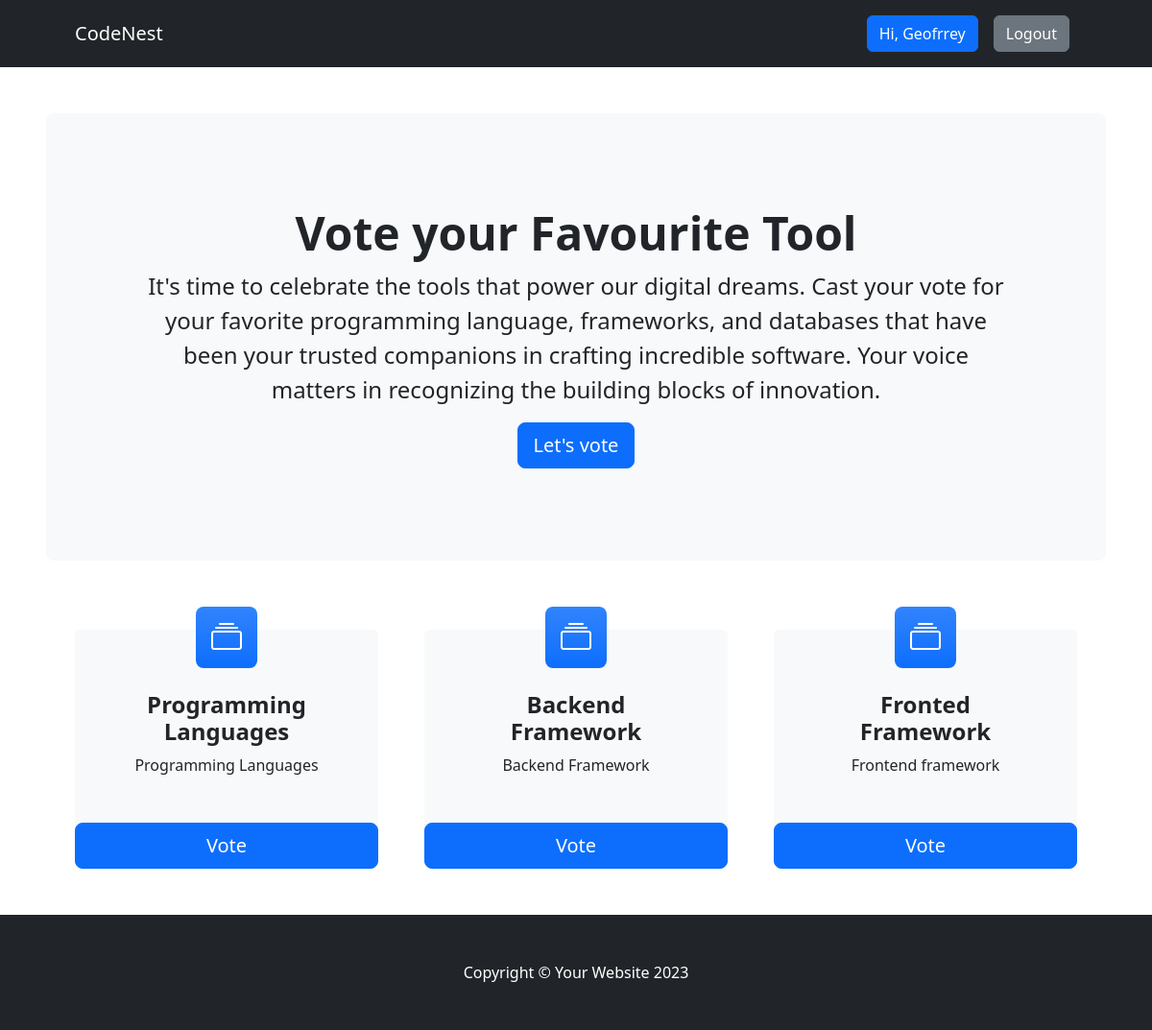
Screenshot of / (signed in) with the database file from the repository.
### voteapp/models.py (models this page shows, shortened)
class Category(models.Model):
    title = models.CharField(max_length=200)
    slug = models.SlugField(blank=True, null=True)
    description = models.TextField(blank=True, null=True)
    total_vote = models.IntegerField(default=0)
    voters = models.ManyToManyField(User, blank=True)

### voteapp/views.py (the view)
# urls.py: path("", views.index, name="index"),
def index(request):
    categories = Category.objects.all()
    context = {"categories":categories}
    return render(request, "index.html", context)

### voteapp/templates/index.html
{% extends 'base.html' %}
{% block content %}
<header class="py-5">
    <div class="container-fluid px-lg-5">
        <div class="p-4 p-lg-5 bg-light rounded-3 text-center">
            <div class="m-4 m-lg-5">
                <h1 class="display-5 fw-bold">Vote your Favourite Tool</h1>
                <p class="fs-4">It's time to celebrate the tools that power our digital dreams. Cast your vote for your favorite programming language, frameworks, and databases
                    that have been your trusted companions in crafting incredible software.
                     Your voice matters in recognizing the building blocks of innovation.</p>
                <a class="btn btn-primary btn-lg" href="#votingSection">Let's vote</a>
            </div>
        </div>
    </div>
</header>
<section class="pt-4" id="votingSection">
    <div class="container px-lg-5">
        <div class="row gx-lg-5">
            {% for category in categories  %}
            <div class="col-lg-4 col-xxl-3 mb-5">
                <div class="card bg-light border-0 h-100">
                    <div class="card-body text-center p-4 p-lg-5 pt-0 pt-lg-0">
                        <div class="feature bg-primary bg-gradient text-white rounded-3 mb-4 mt-n4"><i class="bi bi-collection"></i></div>
                        <h2 class="fs-4 fw-bold">{{category.title}}</h2>
                        <p class="mb-0">{{category.description | truncatechars:100}}</p>
                    </div>
                    <a class="btn btn-primary btn-lg" href="{% url 'detail' category.slug  %}">Vote</a>
                </div>
            </div>
            {% endfor %}
        </div>
    </div>
</section>
{% endblock content %}

### voteapp/templates/base.html (shortened to what this page needs)
<!DOCTYPE html>
{% load static %}
<html lang="en">
<head>
    <link href="https://cdn.jsdelivr.net/npm/bootstrap-icons@1.4.1/font/bootstrap-icons.css" rel="stylesheet" />
    <link rel="stylesheet" href="{% static 'css/bootstrap.css' %}">
    <link rel="stylesheet" href="{% static 'css/style.css' %}">
</head>
<body>
     <nav class="navbar navbar-expand-lg navbar-dark bg-dark">
        <div class="container px-lg-5">
            <a class="navbar-brand" href="{% url 'index'  %}">CodeNest</a>
            <div class="collapse navbar-collapse" id="navbarSupportedContent">
                <ul class="navbar-nav ms-auto mb-2 mb-lg-0">
                     {% if request.user.is_authenticated %}
                    <li class="nav-item"><a class="nav-link" href="#"><button class="btn btn-primary">Hi, {{request.user.username}}</button></a></li>
                     <li class="nav-item"><a class="nav-link" href="{% url 'signout' %}"><button class="btn btn-secondary">Logout</button></a></li>
                    {% else %}
                    <li class="nav-item"><a class="nav-link" href="{% url 'signin' %}"><button class="btn btn-primary">Login</button></a></li>
                    <li class="nav-item"><a class="nav-link" href="{% url 'signup' %}"><button class="btn btn-primary">SignUp</button></a></li>
                    {% endif %}
                </ul>
            </div>
        </div>
    </nav>
    {% block content %}
    {% endblock content %}
     <footer class="py-5 bg-dark">
        <div class="container"><p class="m-0 text-center text-white">Copyright &copy; Your Website 2023</p></div>
    </footer>
</body>
</html>

### voteapp/static/css/style.css (style rules this page uses)
* { box-sizing: border-box; }

### rows the page displays
Category: title "Programming Languages", description "Programming Languages"
Category: title "Backend Framework", description "Backend Framework"
Category: title "Fronted Framework", description "Frontend framework"

### other values shown
{{ request.user.username }} "Geofrrey"
